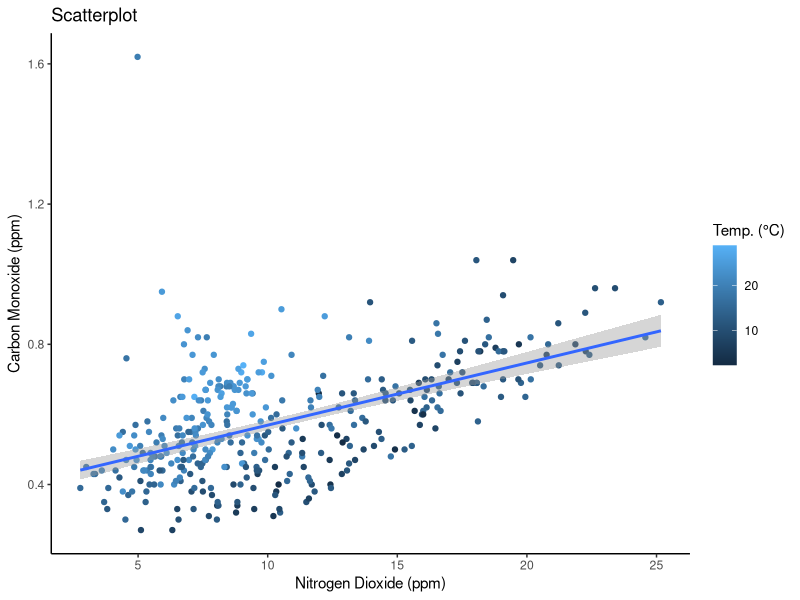
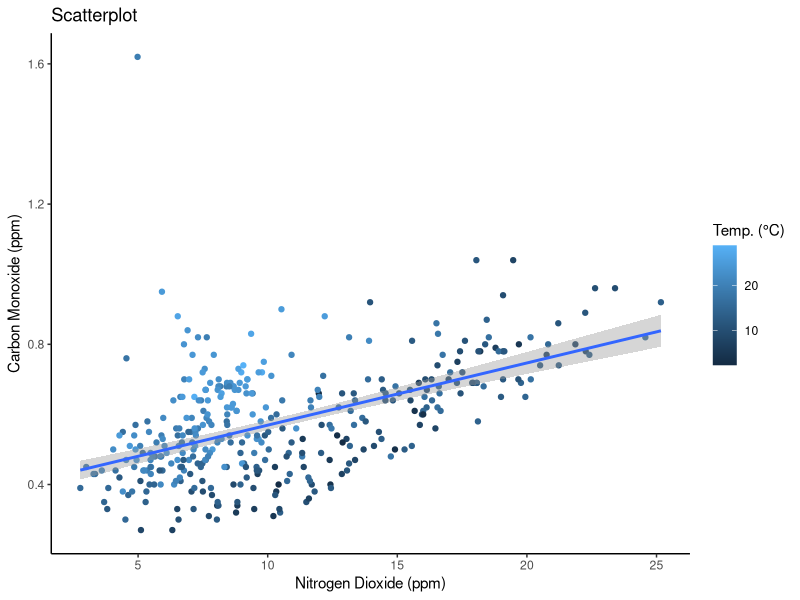
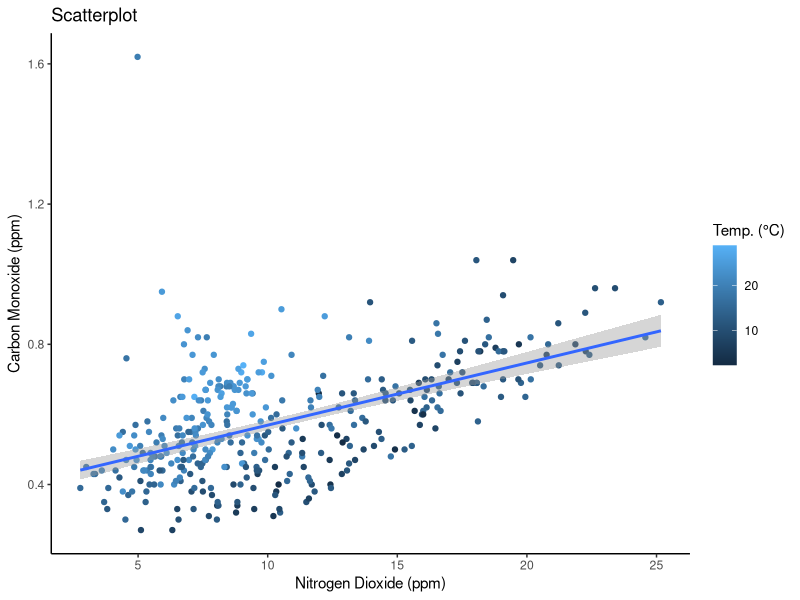
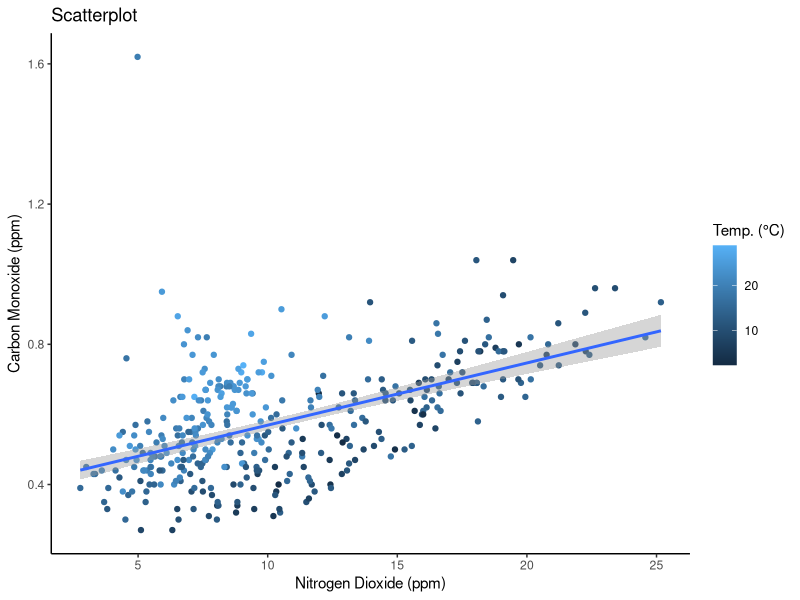
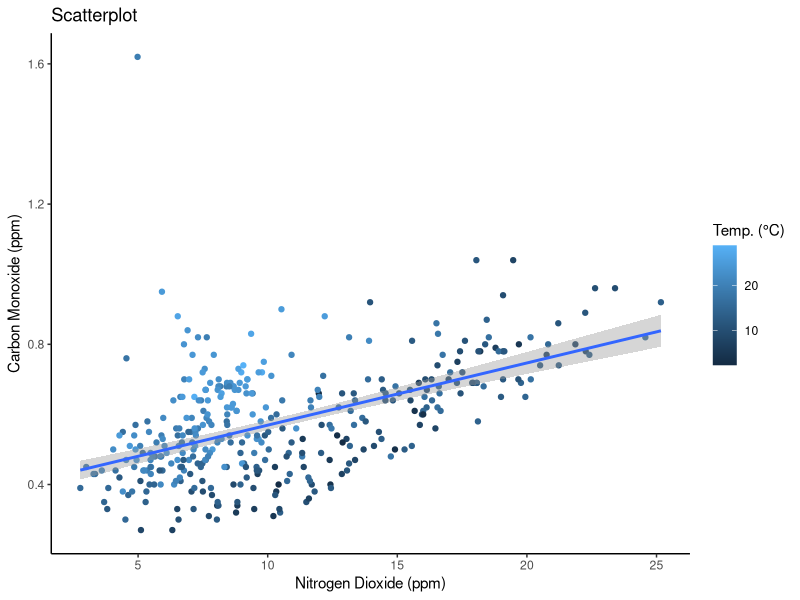
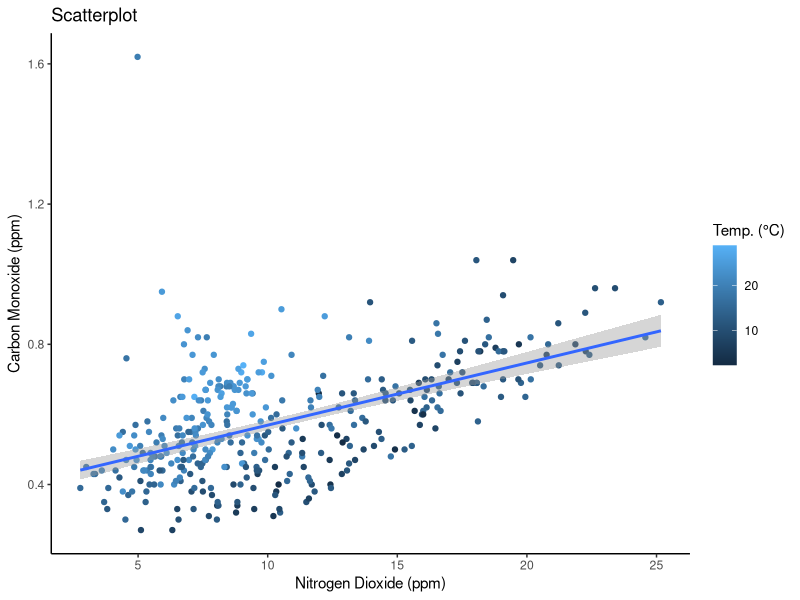

The R script that drew these images, in order:
#Import ggplot2
library(ggplot2)

#Set the working directory where the dataset is stored
setwd("E:/OneDrive/R Video Course - Packt/Data")

#Load the dataset in R
Data <- read.table(file="EPA_Data.csv", 
                   sep=",", 
                   header=TRUE, 
                   colClasses=c("Date","factor",rep("numeric",5)), 
                   na.string="NA")


#Here we are goign to use the subsets we created before
California <- Data[Data$State=="California",]


#Create a plot as an object
Image_Plot <- ggplot(data=California, aes(x=NO2, y=SO2, color=Temperature)) +
  geom_point() +
  geom_smooth(method = "lm", se = TRUE) +
  theme_classic() +
  labs(title = "Scatterplot", 
       colour = "Temp. (°C)") +
  xlab("Nitrogen Dioxide (ppm)") +
  ylab("Carbon Monoxide (ppm)")


#Check the plot
print(Image_Plot)



#Save in A4 - Portrait
ggsave(filename="NamePlot.pdf", plot=Image_Plot, paper="a4")



#Save in A4 - Landscape
ggsave(filename="NamePlot.pdf", plot=Image_Plot, paper="a4r")



#Other possible formats:
#"letter"
#"legal"
#"executive"


#Customize the page size
#B5
ggsave(filename="NamePlot.pdf", plot=Image_Plot, width=250, height=176, units="mm")

#Page sizes can be found here:
#http://www.papersizes.org/a-paper-sizes.htm
#http://www.papersizes.org/b-paper-sizes.htm


#Change Resolution
#ggplot2 save at 300dpi by default
ggsave(filename="NamePlot.tiff", plot=Image_Plot)



#Change the resolution
ggsave(filename="NamePlot.tiff", plot=Image_Plot, dpi=600)

